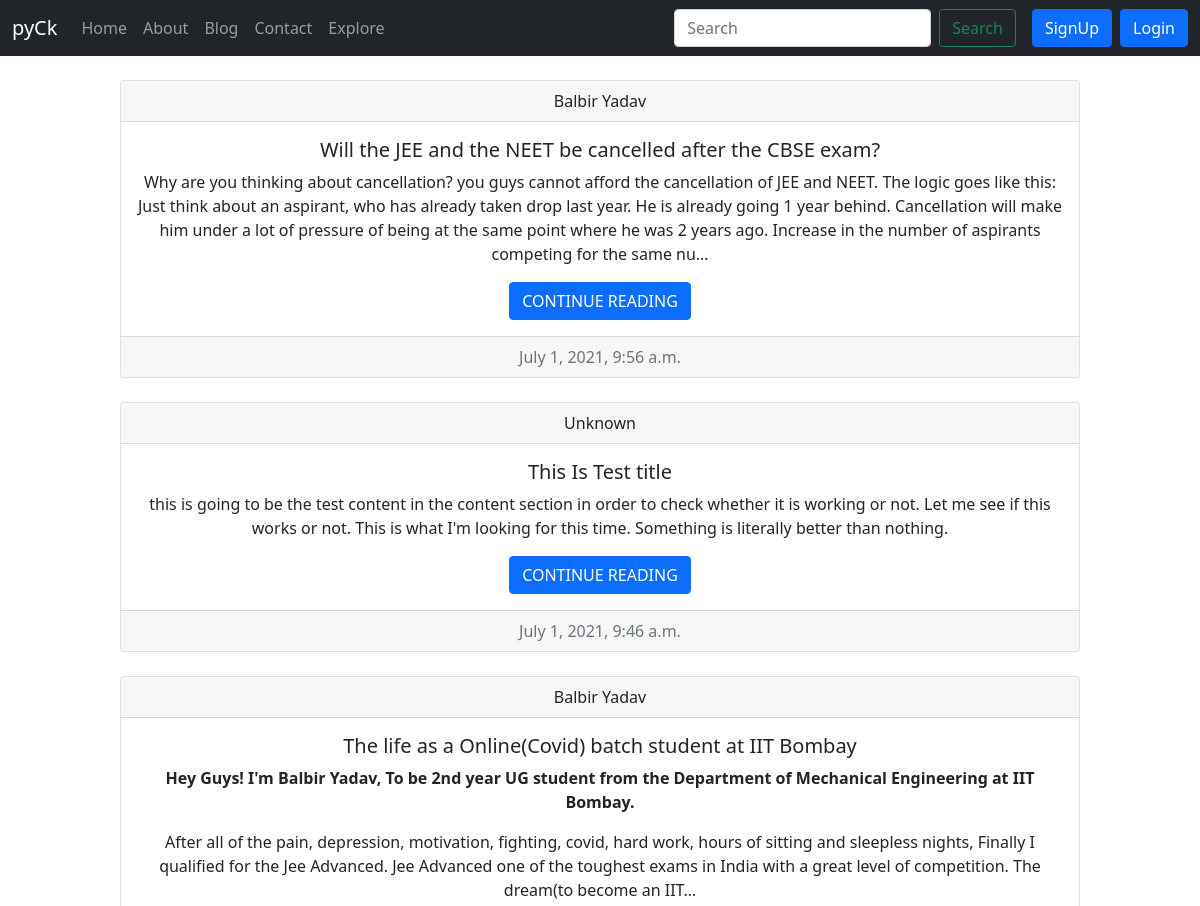
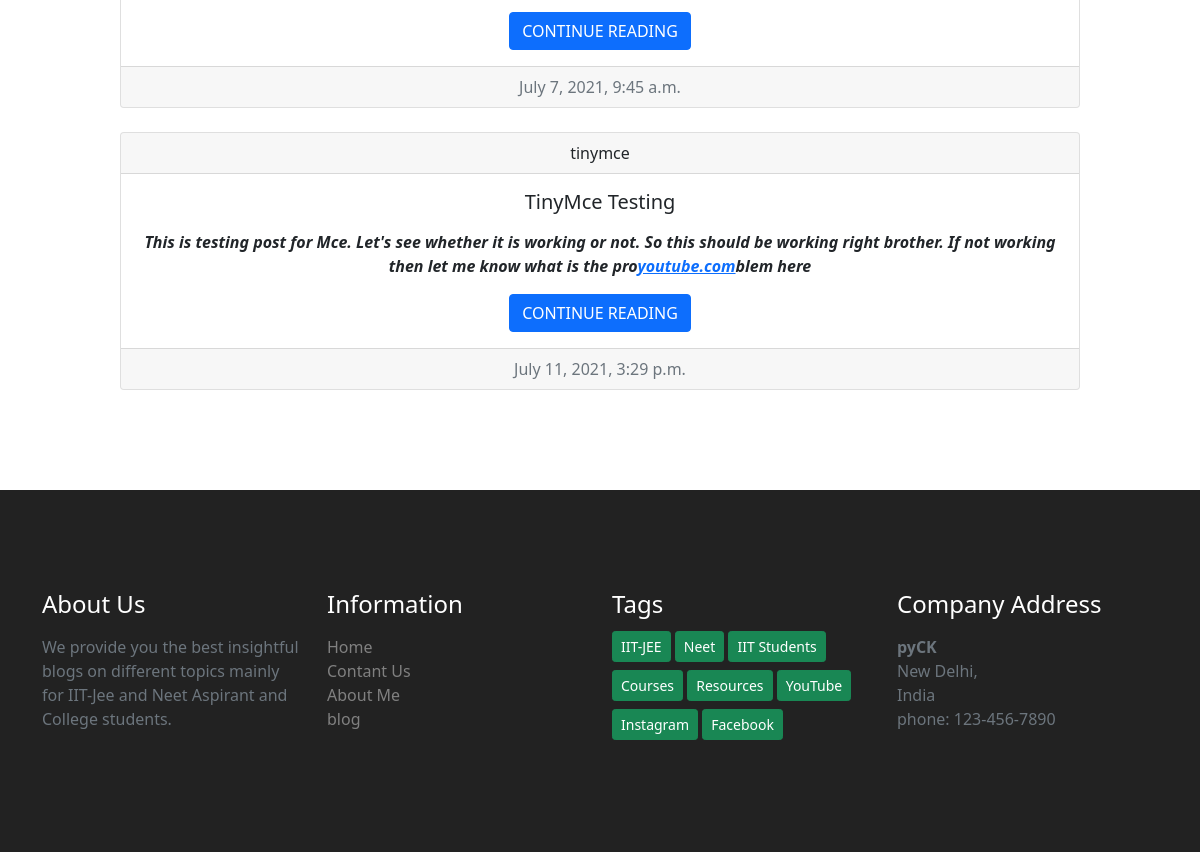
Screenshot of /blog/ with the database file from the repository (2 pictures, top to bottom).
### blog/models.py (models this page shows, shortened)
class Post(models.Model):
    sno=models.IntegerField(primary_key=True)
    title=models.CharField(max_length=256)
    content=models.TextField()
    author=models.CharField(max_length=250)
    slug=models.CharField(max_length=130)
    timestamp=models.DateTimeField(timezone.now())

### blog/views.py (the view)
# urls.py: path('',views.bloghome,name='bloghome'),
def bloghome(request):
    posts=Post.objects.all()
    context={'posts': posts}
    return render(request,'blog/blog.html', context)

### templates/blog/blog.html (shortened to what this page needs)
{% extends 'base.html' %}
{% block body %}
{% for post in posts %}
    <div class="card text-center my-4" style='width:80%; margin:auto; '>
  <div class="card-header">
    {{post.author}}
  </div>
  <div class="card-body">
    <h5 class="card-title">{{post.title}}</h5>
    <p class="card-text">{{post.content|safe| truncatechars:400}}</p>
    <a href="/blog/{{post.slug}}" class="btn btn-primary">CONTINUE READING</a>
  </div>
  <div class="card-footer text-muted">
    {{post.timestamp}}
  </div>
</div>
{% endfor %}
{% endblock body %}

### templates/base.html (shortened to what this page needs)
<!doctype html>
<html lang="en">
<head>
  <link href="https://cdn.jsdelivr.net/npm/bootstrap@5.0.2/dist/css/bootstrap.min.css" rel="stylesheet"
>
</head>
<body>
  <nav class="navbar navbar-expand-lg navbar-dark bg-dark">
    <div class="container-fluid">
      <a class="navbar-brand" href="/">pyCk</a>
      <div class="collapse navbar-collapse" id="navbarSupportedContent">
        <ul class="navbar-nav me-auto mb-2 mb-lg-0">
          <li class="nav-item {% block homeactive %}{% endblock homeactive %}">
            <a class="nav-link" aria-current="page" href="/">Home</a>
          </li>
          <li class="nav-item {% block aboutactive %}{% endblock aboutactive %}">
            <a class="nav-link" href="/about">About</a>
          </li>
          <li class="nav-item  {% block blogactive %}{% endblock blogactive %}">
            <a class="nav-link" href="/blog">Blog</a>
          </li>
          <li class="nav-item active">
            <a class="nav-link" href="/contact">Contact</a>
          </li>
          <li class="nav-item">
            <a class="nav-link visible" href="/" tabindex="1" aria-disabled="False">Explore</a>
          </li>
        </ul>
        <form method='get' action='/search' class="d-flex">
          <input class="form-control me-2" name='query' id='query' type="search" placeholder="Search"
            aria-label="Search">
          <button class="btn btn-outline-success me-2" type="submit">Search</button>
        </form>
        {% if user.is_authenticated %}
           <ul class="navbar-nav">
           <li class="nav-item dropdown">
          <a class="nav-link dropdown-toggle" href="#" id="navbarDropdownMenuLink" role="button" data-bs-toggle="dropdown" aria-expanded="false">
            welcome {{request.user}}
          </a>
          <ul class="dropdown-menu" aria-labelledby="navbarDropdownMenuLink">
            <li><a class="dropdown-item" href="/logout">logout</a></li>
          </ul>
        </li>
        </ul>
        {% else %}
          <button type="button" class="btn btn-primary mx-2" data-bs-toggle="modal" data-bs-target="#signupmodal">
               SignUp
          </button>
          <button type="button" class="btn btn-primary " data-bs-toggle="modal" data-bs-target="#loginmodal">
               Login
           </button>
      {% endif %}
      </div>
    </div>
  </nav>
  {% block body %}
  {% endblock body %}
  <div id="footer">
    <div class="container">
      <div class="row">
        <div class="col-md-3">
          <h4 class="text-white">About Us</h4>
          <p class="text-muted my-3">We provide you the best insightful blogs on different topics mainly for IIT-Jee and Neet Aspirant and College students.</p>
        </div>
        <div class="col-md-3">
          <h4 class="text-white">Information</h4>
          <ul class="information my-3">
            <li><a href="/">Home</a></li>
            <li><a href="/contact">Contant Us</a></li>
            <li><a href="/about">About Me</a></li>
            <li><a href="/blog">blog</a></li>
          </ul>
        </div>
        <div class="col-md-3">
          <h4 class="text-white">Tags</h4>
          <div class="my-2">
            <button class="btn btn-sm btn-success my-1">IIT-JEE</button>
            <button class="btn btn-sm btn-success my-1">Neet</button>
            <button class="btn btn-sm btn-success my-1">IIT Students</button>
            <button class="btn btn-sm btn-success my-1">Courses</button>
            <button class="btn btn-sm btn-success my-1">Resources</button>
            <button class="btn btn-sm btn-success my-1">YouTube</button>
            <button class="btn btn-sm btn-success my-1">Instagram</button>
            <button class="btn btn-sm btn-success my-1">Facebook</button>
          </div>
        </div>
        <div class="col-md-3">
          <h4 class="text-white">Company Address</h4>
          <address class="my-3 text-muted">
            <b>pyCK</b><br>
            New Delhi,<br>
            India<br>
            phone: 123-456-7890
          </address>
        </div>
      </div>
    </div>
  </div>
</body>
</html>

### rows the page displays
Post: author "Balbir Yadav", title "Will the JEE and the NEET be cancelled after the CBSE exam?", content "Why are you thinking about cancellation? you guys cannot afford the cancellation of JEE and NEET. The logic goes like this: Just think about an aspirant, who has already taken drop last year. He is already going 1 year behind. Cancellation will make him under a lot of pressure of being at the same point where he was 2 years ago. Increase in the number of aspirants competing for the same nu…", timestamp "July 1, 2021, 9:56 a.m."
Post: author "Unknown", title "This Is Test title", content "this is going to be the test content in the content section in order to check whether it is working or not. Let me see if this works or not. This is what I'm looking for this time. Something is literally better than nothing.", timestamp "July 1, 2021, 9:46 a.m."
Post: author "Balbir Yadav", title "The life as a Online(Covid) batch student at IIT Bombay", content "Hey Guys! I'm Balbir Yadav, To be 2nd year UG student from the Department of Mechanical Engineering at IIT Bombay. After all of the pain, depression, motivation, fighting, covid, hard work, hours of sitting and sleepless nights, Finally I qualified for the Jee Advanced. Jee Advanced one of the toughest exams in India with a great level of competition. The dream(to become an IIT…", timestamp "July 7, 2021, 9:45 a.m."
Post: author "tinymce", title "TinyMce Testing", content "This is testing post for Mce. Let's see whether it is working or not. So this should be working right brother. If not working then let me know what is the pro youtube.com blem here", timestamp "July 11, 2021, 3:29 p.m."
